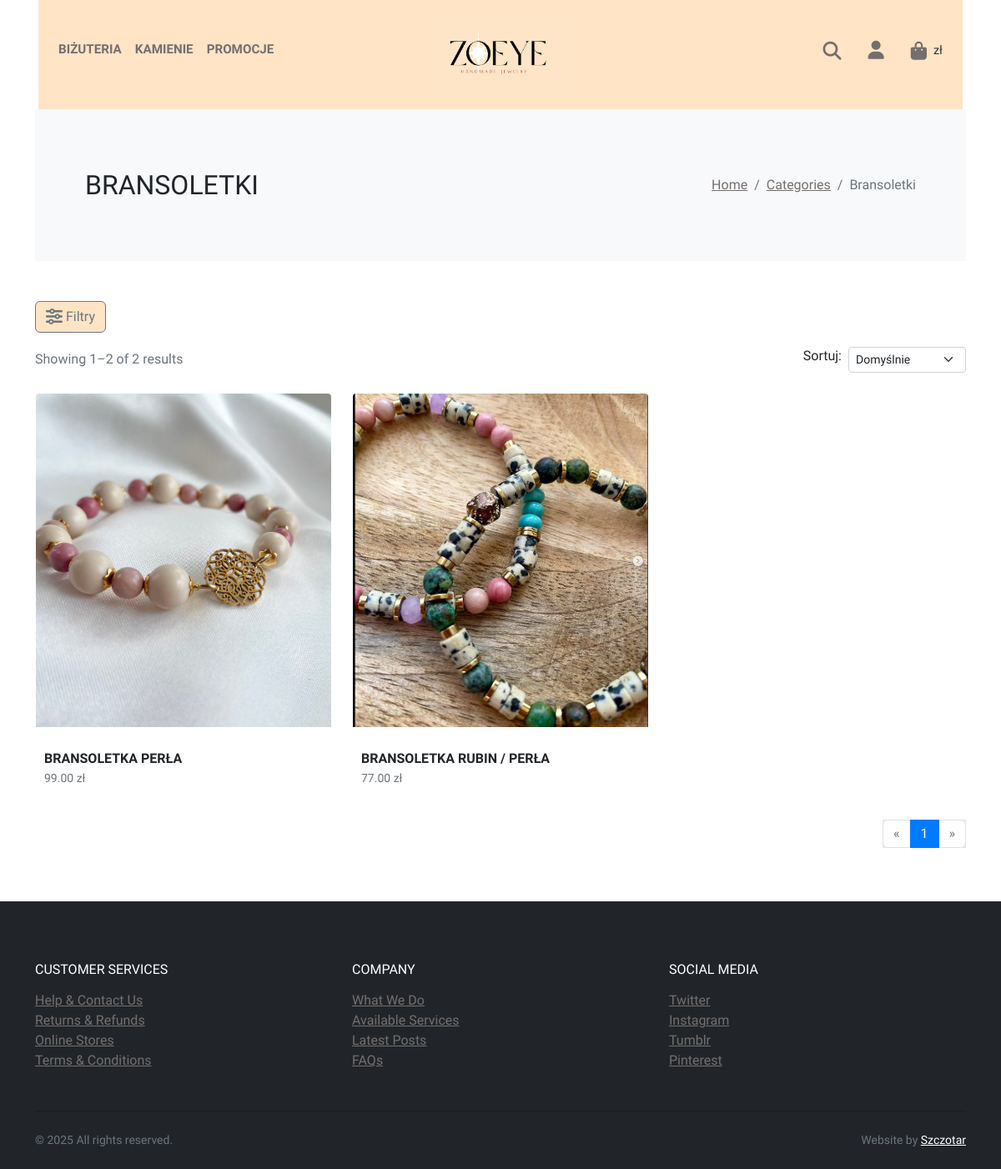
Page /category/Bransoletki on the committed database.
### store/models.py (models this page shows, shortened)
class Category(models.Model):
    name = models.CharField(max_length=50)
    image = models.ImageField(upload_to='uploads/category/', blank=True, null=True)
    class Meta:
        verbose_name_plural = 'categories'

class ProductImage(models.Model):
    product = models.ForeignKey(
        Product,
        on_delete=models.CASCADE,
        related_name='images'
    )
    image = models.ImageField(upload_to='product_images/')
    alt_text = models.CharField(max_length=255, blank=True)
    order = models.PositiveIntegerField(default=0)
    class Meta:
        ordering = ['order']

class Product(models.Model):
    GENDER_CHOICES = [
        ('unisex', 'Unisex'),
        ('women', 'Kobiety'),
        ('men', 'Mężczyźni'),
    ]
    name = models.CharField(max_length=100)
    price = models.DecimalField(default=0, decimal_places=2, max_digits=6) # Cena bazowa
    category = models.ForeignKey(Category, on_delete=models.CASCADE, default=1)
    description = models.CharField(max_length=2500, default='', blank=True, null = True)
    is_sale = models.BooleanField(default=False)
    sale_price = models.DecimalField(default=0, decimal_places=2, max_digits=6)
    stock = models.PositiveIntegerField(default=0)
    gender = models.CharField(max_length=10, choices=GENDER_CHOICES, default='unisex') # Filtr płci
    materials = models.ManyToManyField(Material, blank=True) # Filtr materiałów/kamieni

### store/views.py (the view, shortened to what this page needs)
# urls.py: path('category/<str:foo>', views.category, name='category'),
def category(request, foo):
    category = get_object_or_404(Category, name=foo)
    all_materials = Material.objects.all().order_by('name')
    all_products_in_category = Product.objects.filter(category=category)
    print(f"DEBUG: Initial products in category '{foo}': {all_products_in_category.count()}") # Debug
    price_aggregation = all_products_in_category.aggregate(
        min_price=Min('price'), # Zmieniono na 'price'
        max_price=Max('price')  # Zmieniono na 'price'
    )
    overall_min_price = price_aggregation['min_price'] if price_aggregation['min_price'] is not None else 0
    overall_max_price = price_aggregation['max_price'] if price_aggregation['max_price'] is not None else 1000
    print(f"DEBUG: Overall price range: {overall_min_price} - {overall_max_price}") # Debug
    product_list_base = all_products_in_category.annotate(
        effective_price=Case(
            When(is_sale=True, then='sale_price'),
            default='price',
            output_field=DecimalField()
        )
    )
    print(f"DEBUG: Products after price annotation: {product_list_base.count()}") # Debug
    selected_gender = request.GET.get('gender')
    selected_min_price_str = request.GET.get('min_price')
    selected_max_price_str = request.GET.get('max_price')
    selected_materials = request.GET.getlist('material')
    selected_sale_only = request.GET.get('sale_only') == 'true'
    selected_available_only = request.GET.get('available_only') == 'true'
    try:
        selected_min_price = float(selected_min_price_str) if selected_min_price_str else overall_min_price
    except ValueError:
        selected_min_price = overall_min_price # Fallback w przypadku niepoprawnej wartości
    try:
        selected_max_price = float(selected_max_price_str) if selected_max_price_str else overall_max_price
    except ValueError:
        selected_max_price = overall_max_price # Fallback w przypadku niepoprawnej wartości
    print(f"DEBUG: Selected filters: gender={selected_gender}, min_price={selected_min_price}, max_price={selected_max_price}, materials={selected_materials}, sale_only={selected_sale_only}, available_only={selected_available_only}") # Debug
    product_list = product_list_base
    try:
        if selected_gender and selected_gender != 'all':
            product_list = product_list.filter(gender=selected_gender)
            print(f"DEBUG: After Gender filter ({selected_gender}): {product_list.count()}") # Debug
        if selected_materials:
            material_q_objects = Q()
            for material_name in selected_materials:
                material_q_objects |= Q(materials__name=material_name)
            product_list = product_list.filter(material_q_objects) # Filter on M2M
            print(f"DEBUG: After Material filter (before final distinct): {product_list.count()}") # Debug
        if selected_sale_only:
            product_list = product_list.filter(is_sale=True) # Sale filter is on Product now
            print(f"DEBUG: After Sale Only filter: {product_list.count()}") # Debug
        product_list = product_list.distinct()
        print(f"DEBUG: After applying DISTINCT: {product_list.count()}")
        print(f"DEBUG: Applying Price Range filter: {selected_min_price} - {selected_max_price}") # Debug
        product_list = product_list.filter(
            effective_price__gte=selected_min_price,
            effective_price__lte=selected_max_price
        )
        print(f"DEBUG: Count after Price Range filter: {product_list.count()}") # Debug
    except Exception as e:
        print(f"DEBUG: Error during filtering: {e}")
        product_list = Product.objects.none() # Ustaw listę na pustą po błędzie
    print(f"DEBUG: Final count before pagination: {product_list.count()}") # Debug
    sort_by = request.GET.get('sorting', 'default')
    print(f"DEBUG: Sorting requested: {sort_by}")
    try:
        if sort_by == 'low-high':
            product_list = product_list.order_by('effective_price', 'pk')
            print("DEBUG: Sorted by effective_price low-high.")
        elif sort_by == 'high-low':
            product_list = product_list.order_by('-effective_price', 'pk')
            print("DEBUG: Sorted by effective_price high-low.")
        elif sort_by == 'popularity':
             product_list = product_list.order_by('name', 'pk') # Fallback
             print("DEBUG: Popularity sort selected, falling back to default (name, pk).")
        else: # 'default'
             product_list = product_list.order_by('name', 'pk')
             print("DEBUG: Sorted by default (name, pk).")
    except Exception as e:
        print(f"DEBUG: Error during sorting, applying default sort (name, pk). Error: {e}")
        product_list = product_list.order_by('name', 'pk') # Fallback sort
    products_per_page = 9
    paginator = Paginator(product_list, products_per_page)
    page_number = request.GET.get('page')
    try:
        products_page = paginator.get_page(page_number)
        print(f"DEBUG: Total items for pagination: {paginator.count}")
        print(f"DEBUG: Total pages: {paginator.num_pages}")
        print(f"DEBUG: Products on current page ({products_page.number}): {len(products_page.object_list) if hasattr(products_page, 'object_list') else 'N/A'}")
    except PageNotInteger:
        products_page = paginator.get_page(1)
        print("DEBUG: Invalid page number, getting page 1.")
    except EmptyPage:
        products_page = paginator.get_page(paginator.num_pages)
        print("DEBUG: Empty page requested, getting last page.")
    context = {
        'category': category,
        'products_page': products_page,
        'current_sorting': sort_by,
        'request': request,
        'all_materials': all_materials,
        'selected_gender': selected_gender,
        'selected_min_price': selected_min_price_str,
        'selected_max_price': selected_max_price_str,
        'selected_materials': selected_materials,
        'selected_sale_only': selected_sale_only,
        'selected_available_only': selected_available_only,
        'overall_min_price': float(overall_min_price),
        'overall_max_price': float(overall_max_price),
    }
    print(f"DEBUG: Context keys: {context.keys()}")
    print(f"--- End category view ---")
    return render(request, 'category.html', context)

### store/templates/category.html (shortened to what this page needs)
{% extends 'base.html' %}
{% load static %}
{% load custom_filters %}
{% block content %}
<div class="container">
    <section class="py-5 bg-light">
        <div class="container">
            <div class="row px-4 px-lg-5 py-lg-4 align-items-center">
                <div class="col-lg-6">
                    <h1 class="h2 text-uppercase mb-0">{{category.name}}</h1>
                </div>
                <div class="col-lg-6 text-lg-right">
                    <nav aria-label="breadcrumb">
                        <ol class="breadcrumb justify-content-lg-end mb-0 px-0">
                            <li class="breadcrumb-item"><a href="{% url 'home' %}">Home</a></li>
                            <li class="breadcrumb-item"><a href="{% url 'categories_all' %}">Categories</a></li>
                            <li class="breadcrumb-item active" aria-current="page">{{category.name}}</li>
                        </ol>
                    </nav>
                </div>
            </div>
        </div>
    </section>
    <section class="py-5">
        <div class="container p-0">
            <button class="btn btn-secondary mb-3"  type="button" data-bs-toggle="offcanvas" data-bs-target="#sidebarOffcanvas" aria-controls="sidebarOffcanvas">
                <i class="fa fa-sliders fa-lg" ></i>   Filtry
            </button>
            <div class="row">
                <div class="col-12 order-1 mb-5 mb-lg-0">
                    <div class="row mb-4 align-items-center">
                        <div class="col-lg-6 mb-2 mb-lg-0">
                            <p class="text-small text-muted mb-0">Showing {{ products_page.start_index }}–{{ products_page.end_index }} of {{ products_page.paginator.count }} results</p>
                        </div>
                        <div class="col-lg-6">
                            <ul class="list-inline d-flex align-items-center justify-content-lg-end mb-0">
                                <li class="list-inline-item d-flex align-items-center">
                                    <form method="get" action="{% url 'category' category.name %}" id="sortingForm" class="d-flex align-items-center">
                                        <label for="sortingSelect" class="me-2">Sortuj:</label>
                                        <select class="form-select form-select-sm" style="width: auto;" name="sorting" id="sortingSelect" onchange="this.form.submit();">
                                            <option value="default" {% if current_sorting == 'default' %}selected{% endif %}>Domyślnie</option>
                                        </select>
                                    </form>
                                </li>
                            </ul>
                        </div>
                    </div>
                    <div class="row">
                        {% if products_page %}
                            {% for product in products_page %}
                                <div class="col-lg-4 col-sm-6 mb-4">
                                    <div class="product text-center">
                                        <div class="mb-3 position-relative">
                                            <a class="d-block" href="{% url 'product' product.id %}">
                                                {% if product.images.all %}
                                                <div id="productCardCarousel{{ product.id }}" class="carousel slide card-product-carousel" data-bs-ride="false" data-bs-interval="false">
                                                    <div class="carousel-inner">
                                                        {% for image_obj in product.images.all %}
                                                        <div class="carousel-item {% if forloop.first %}active{% endif %}">
                                                            <img src="{{ image_obj.image.url }}" class="d-block w-100 carousel-img" alt="{{ image_obj.alt_text|default:product.name }}">
                                                        </div>
                                                        {% endfor %}
                                                    </div>
                                                </div>
                                                {% else %}
                                                <img src="{% static 'img/kolczyki.png' %}" class="img-fluid w-100 card-fallback-img" alt="Brak zdjęcia dla produktu">
                                                {% endif %}
                                            </a>
                                        </div>
                                        <div class="product-info">
                                            <a href="{% url 'product' product.id %}" style="text-decoration: none; color: inherit;">
                                                <h6 class="product-name">{{ product.name }}</h6>
                                            </a>
                                            {% if product.is_sale %}
                                            <p class="product-sale-price"> {{ product.sale_price }} zł</p>
                                             <br>
                                            <p class="small text-muted product-sale-price">Cena regularna: {{ product.price }} zł</p>
                                            <p class="small text-muted product-sale-price lowest-price-line">Najniższa cena z 30 dni: {{ product.sale_price }} zł</p>
                                            {% else %}
                                            <p class="small text-muted product-price">{{ product.price }} zł</p>
                                            {% endif %}
                                        </div>
                                    </div>
                                </div>
                            {% endfor %}
                        {% else %}
                            <div class="col-12">
                                <p>Brak produktów spełniających kryteria filtrów.</p>
                            </div>
                        {% endif %}
                    </div>
                    <nav aria-label="Page navigation example">
                        <ul class="pagination justify-content-center justify-content-lg-end">
                            <li class="page-item {% if not products_page.has_previous %}disabled{% endif %}">
                                <a class="page-link" href="{% if products_page.has_previous %}?page={{ products_page.previous_page_number }}&sorting={{ current_sorting }}{% for key, value in request.GET.items %} {% if key != 'page' and key != 'sorting' %}&{{ key }}={{ value }}{% endif %}{% endfor %}{% else %}#{% endif %}" aria-label="Previous">
                                    <span aria-hidden="true">«</span>
                                </a>
                            </li>
                            {% for num in products_page.paginator.page_range %}
                                {% if products_page.number|add:"-2" <= num and num <= products_page.number|add:"2" or num == 1 or num == products_page.paginator.num_pages %}
                                    {% if num == products_page.number %}
                                        <li class="page-item active" aria-current="page"><a class="page-link" href="#">{{ num }}</a></li>
                                    {% else %}
                                        <li class="page-item">
                                            <a class="page-link" href="?page={{ num }}&sorting={{ current_sorting }}{% for key, value in request.GET.items %} {% if key != 'page' and key != 'sorting' %}&{{ key }}={{ value }}{% endif %}{% endfor %}">{{ num }}</a>
                                        </li>
                                    {% endif %}
                                {% elif products_page.number|add:"-3" == num or products_page.number|add:"3" == num %}
                                    <li class="page-item disabled"><span class="page-link">...</span></li>
                                {% endif %}
                            {% endfor %}
                            <li class="page-item {% if not products_page.has_next %}disabled{% endif %}">
                                <a class="page-link" href="{% if products_page.has_next %}?page={{ products_page.next_page_number }}&sorting={{ current_sorting }}{% for key, value in request.GET.items %} {% if key != 'page' and key != 'sorting' %}&{{ key }}={{ value }}{% endif %}{% endfor %}{% else %}#{% endif %}" aria-label="Next">
                                    <span aria-hidden="true">»</span>
                                </a>
                            </li>
                        </ul>
                    </nav>
                </div>
            </div>
        </div>
    </section>
</div>
{% endblock content %}

### rows in the picture
Category: name "BRANSOLETKI", name "Bransoletki"
Product: name "BRANSOLETKA PERŁA", price "99.00"
ProductImage: image (picture)
Product: name "BRANSOLETKA RUBIN / PERŁA", price "77.00"
ProductImage: image (picture)

### other values in the picture
{{ products_page.start_index }} "1"
{{ products_page.end_index }} "2"
{{ products_page.paginator.count }} "2"
{{ num }} "1"
